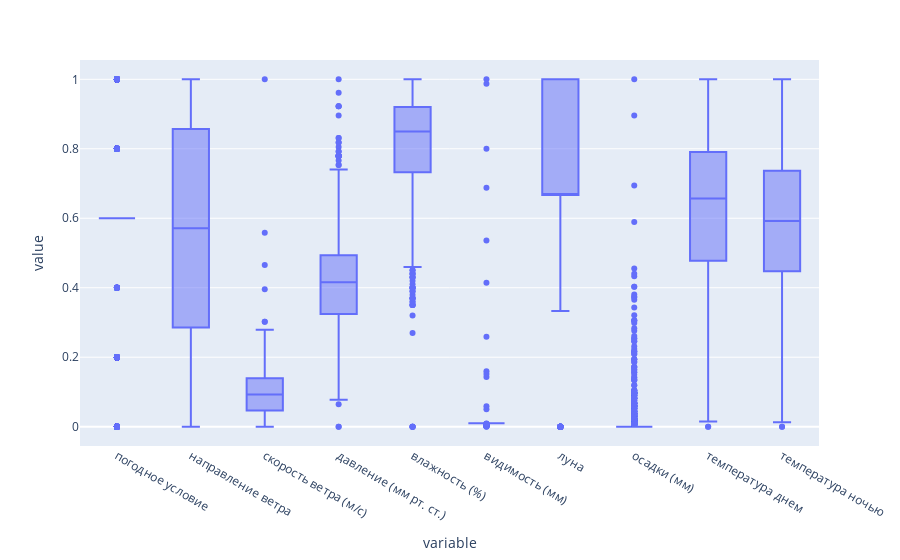

Notebook code cell kept with this figure:
### Code cell
# Построить распределение для всех числовых нормализированных переменных
figure = px.box(X_normalised)
figure.show()

### Figure 1 — Plotly figure (JSON) as saved in the notebook; plotly's stock layout.template omitted (floating-point values rounded to 4 significant figures; data arrays with more than 128 entries replaced by an {"elided": "..."} marker saying what was removed)
{"data": [{"alignmentgroup": "True", "hovertemplate": "variable=%{x}<br>value=%{y}<extra></extra>", "legendgroup": "", "marker": {"color": "#636efa"}, "name": "", "notched": false, "offsetgroup": "", "orientation": "v", "showlegend": false, "type": "box", "x": {"elided": "13150 str values"}, "x0": " ", "xaxis": "x", "y": {"elided": "13150 float values"}, "y0": " ", "yaxis": "y"}], "layout": {"boxmode": "group", "legend": {"tracegroupgap": 0}, "margin": {"t": 60}, "xaxis": {"anchor": "y", "domain": [0, 1], "title": {"text": "variable"}}, "yaxis": {"anchor": "x", "domain": [0, 1], "title": {"text": "value"}}}}
